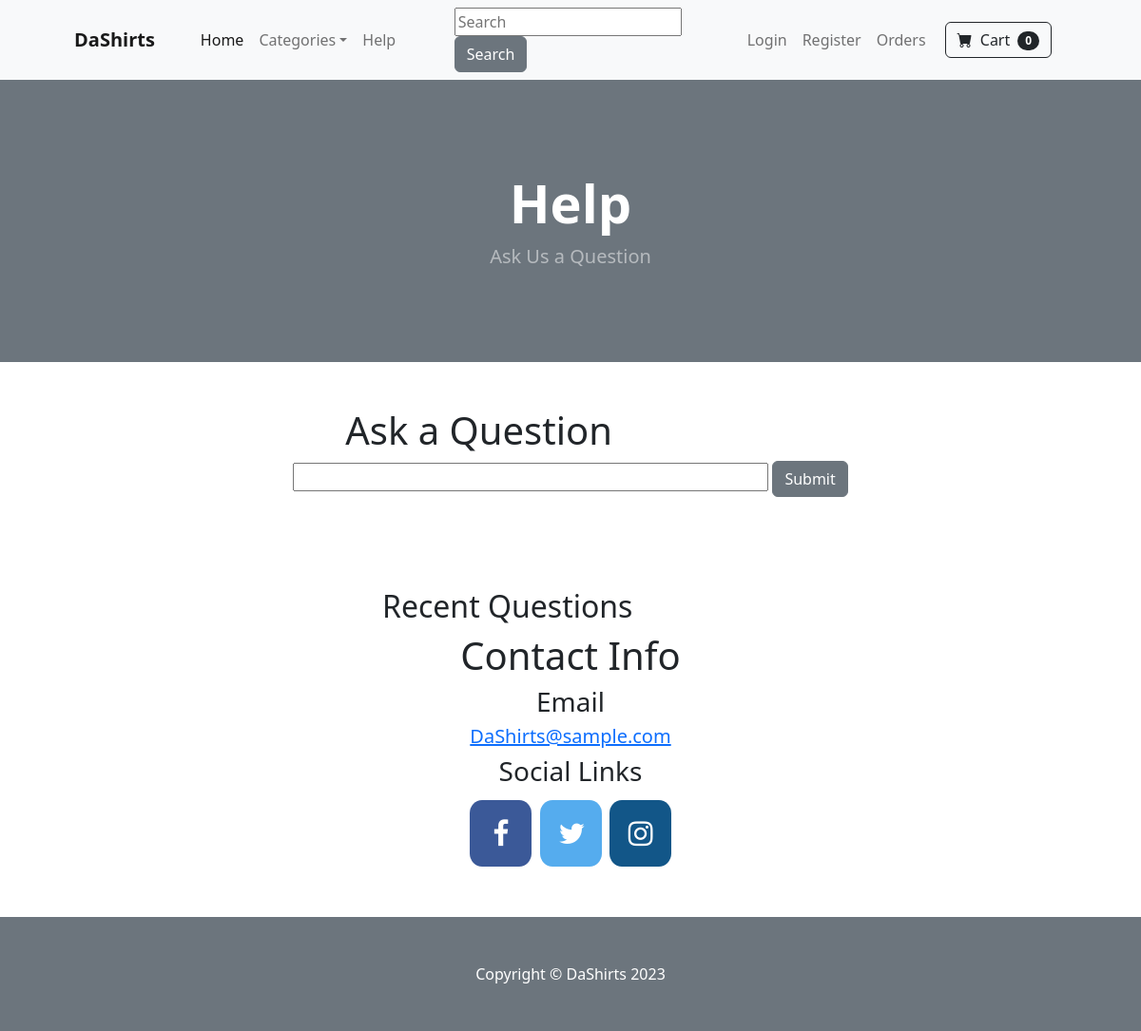
The app's page /help/, older data.
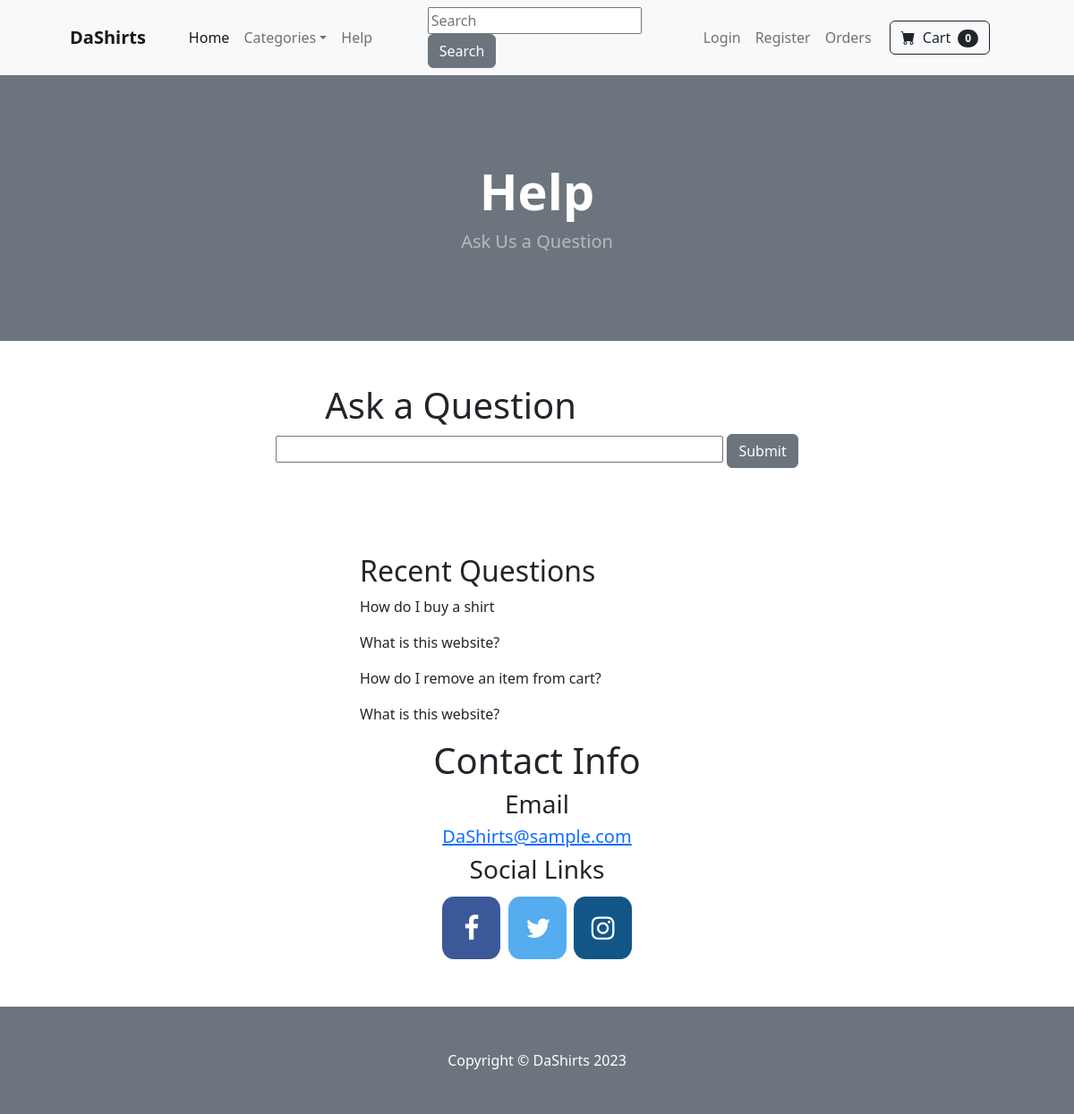
The same page, newer data.
### store/models.py (models this page shows, shortened)
class Help(models.Model):
    question_text = models.CharField(max_length=1000)
    pub_date = models.DateTimeField(auto_now_add=True)

### store/views.py (the view)
# urls.py: path('help/',views.help,name='help'),
def help(request):
    questions = Help.objects.all().order_by('-id')
    if request.method == 'POST':
        form = HelpForm(request.POST)
        if form.is_valid():
            form.save()
            form = HelpForm()
    else:
        form = HelpForm()
    return render(request, 'help.html', {'form': form, 'questions': questions[:5]})

### store/forms.py
class HelpForm(forms.ModelForm):
    class Meta:
        model = Help
        fields = ['question_text']
        widgets = {
            'question_text': forms.TextInput(attrs={'style': 'width: 500px;'}),
        }

### store/templates/help.html (shortened to what this page needs)
{% extends 'base.html' %}
{% block content %}
<header class="bg-secondary py-5">
    <div class="container px-4 px-lg-5 my-5">
        <div class="text-center text-white">
            <h1 class="display-4 fw-bolder">Help</h1>
            <p class="lead fw-normal text-white-50 mb-0">Ask Us a Question</p>
        </div>
    </div>
</header>
<div class="container">
    <div class="row">
        <center>
            <div class="col-8">
                <br/><br/>
                <h1 align="left">&nbsp;&nbsp;&nbsp;&nbsp;&nbsp;&nbsp;&nbsp;&nbsp;&nbsp;&nbsp;&nbsp;&nbsp;&nbsp;Ask a Question</h1>
                <form method="post" action="">
                    {{ form.question_text }}
                    <button type="submit" class="btn btn-secondary">Submit</button>
                </form>
                <br/><br/><br/><br/>
            </div>
        </center>
    </div>
    <div class="row">
        <center>
            <div align="left" style="padding-left:360px">
            <h2>Recent Questions</h2>
            {% for question in questions %}
                <p>{{ question.question_text }}</p>
            {% endfor %}
    </center>
    </div>
    <div class="row">
        <center>
        <h1>Contact Info</h1>
        <h3>Email</h3>
        <h5><a href=mailto:DaShirts@sample.com>DaShirts@sample.com</a></h5>
        <h3>Social Links</h3>
        <a href="#" class="fa fa-facebook"></a>
        <a href="#" class="fa fa-twitter"></a>
        <a href="#" class="fa fa-instagram"></a>
        </center>
    </div>
    <br/><br/>
</div>
{% endblock %}

Row changes from the older to the newer data that the page shows:
added Help: question_text "How do I buy a shirt"
added Help: question_text "What is this website?"
added Help: question_text "How do I remove an item from cart?"
added Help: question_text "What is this website?"
